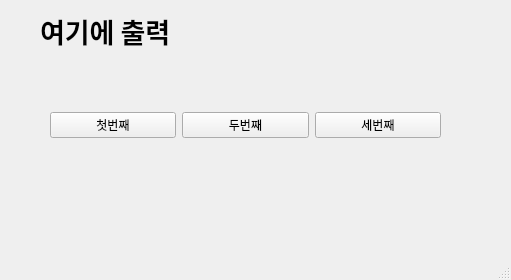
<?xml version="1.0" encoding="UTF-8"?>
<ui version="4.0">
 <class>MainWindow</class>
 <widget class="QMainWindow" name="MainWindow">
  <property name="geometry">
   <rect>
    <x>0</x>
    <y>0</y>
    <width>511</width>
    <height>280</height>
   </rect>
  </property>
  <property name="windowTitle">
   <string>MainWindow</string>
  </property>
  <widget class="QWidget" name="centralwidget">
   <widget class="QWidget" name="horizontalLayoutWidget">
    <property name="geometry">
     <rect>
      <x>50</x>
      <y>70</y>
      <width>391</width>
      <height>111</height>
     </rect>
    </property>
    <layout class="QHBoxLayout" name="horizontalLayout">
     <item>
      <widget class="QPushButton" name="pushButton_3">
       <property name="text">
        <string>첫번째</string>
       </property>
      </widget>
     </item>
     <item>
      <widget class="QPushButton" name="pushButton_2">
       <property name="text">
        <string>두번째</string>
       </property>
      </widget>
     </item>
     <item>
      <widget class="QPushButton" name="pushButton">
       <property name="text">
        <string>세번째</string>
       </property>
      </widget>
     </item>
    </layout>
   </widget>
   <widget class="QLabel" name="label">
    <property name="geometry">
     <rect>
      <x>40</x>
      <y>10</y>
      <width>431</width>
      <height>41</height>
     </rect>
    </property>
    <property name="font">
     <font>
      <family>맑은 고딕</family>
      <pointsize>20</pointsize>
      <weight>75</weight>
      <bold>true</bold>
     </font>
    </property>
    <property name="text">
     <string>여기에 출력</string>
    </property>
   </widget>
  </widget>
  <widget class="QMenuBar" name="menubar">
   <property name="geometry">
    <rect>
     <x>0</x>
     <y>0</y>
     <width>511</width>
     <height>26</height>
    </rect>
   </property>
  </widget>
  <widget class="QStatusBar" name="statusbar"/>
 </widget>
 <resources/>
 <connections>
  <connection>
   <sender>pushButton_3</sender>
   <signal>clicked()</signal>
   <receiver>MainWindow</receiver>
   <slot>firstClick()</slot>
   <hints>
    <hint type="sourcelabel">
     <x>83</x>
     <y>147</y>
    </hint>
    <hint type="destinationlabel">
     <x>127</x>
     <y>187</y>
    </hint>
   </hints>
  </connection>
  <connection>
   <sender>pushButton_2</sender>
   <signal>clicked()</signal>
   <receiver>MainWindow</receiver>
   <slot>secondClick()</slot>
   <hints>
    <hint type="sourcelabel">
     <x>248</x>
     <y>140</y>
    </hint>
    <hint type="destinationlabel">
     <x>277</x>
     <y>189</y>
    </hint>
   </hints>
  </connection>
  <connection>
   <sender>pushButton</sender>
   <signal>clicked()</signal>
   <receiver>MainWindow</receiver>
   <slot>thirdClick()</slot>
   <hints>
    <hint type="sourcelabel">
     <x>400</x>
     <y>158</y>
    </hint>
    <hint type="destinationlabel">
     <x>425</x>
     <y>181</y>
    </hint>
   </hints>
  </connection>
 </connections>
 <slots>
  <slot>firstClick()</slot>
  <slot>secondClick()</slot>
  <slot>thirdClick()</slot>
 </slots>
</ui>
